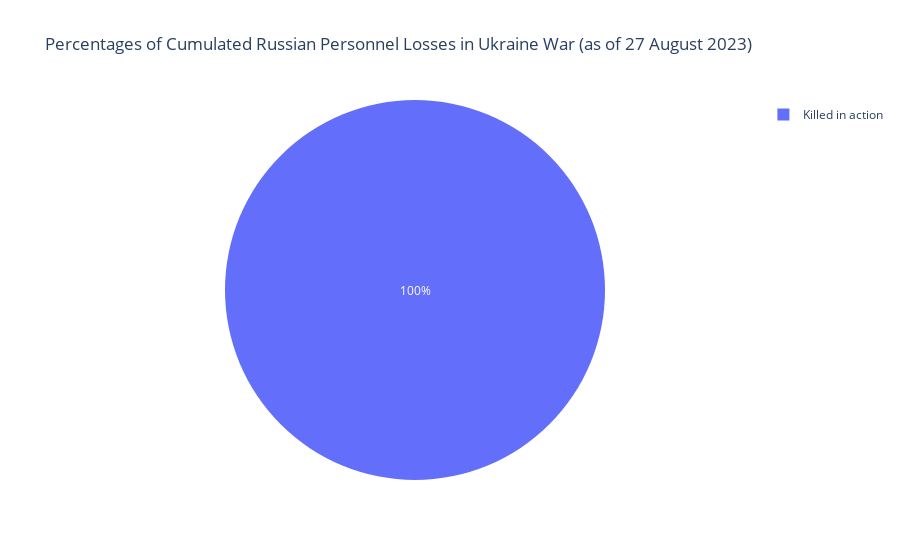

The notebook cell saved with this chart:
### Code cell
#Creating pie chart containing percentages of russia personnel losses
plt.figure(figsize=(8,8))
fig = px.pie(latest_personnel_df, title=f'Percentages of Cumulated Russian Personnel Losses in Ukraine War\n(as of {last_date})', values=latest_personnel_df.values, names=["Killed in action","Prisoner of War"])
fig.show()

### Figure 1 — Plotly figure (JSON) as saved in the notebook; plotly's stock layout.template omitted (floating-point values rounded to 4 significant figures)
{"data": [{"domain": {"x": [0, 1], "y": [0, 1]}, "hovertemplate": "label=%{label}<br>value=%{value}<extra></extra>", "labels": ["Killed in action", "Prisoner of War"], "legendgroup": "", "name": "", "showlegend": true, "type": "pie", "values": [260820, null]}], "layout": {"legend": {"tracegroupgap": 0}, "title": {"text": "Percentages of Cumulated Russian Personnel Losses in Ukraine War\n(as of 27 August 2023)"}}}
